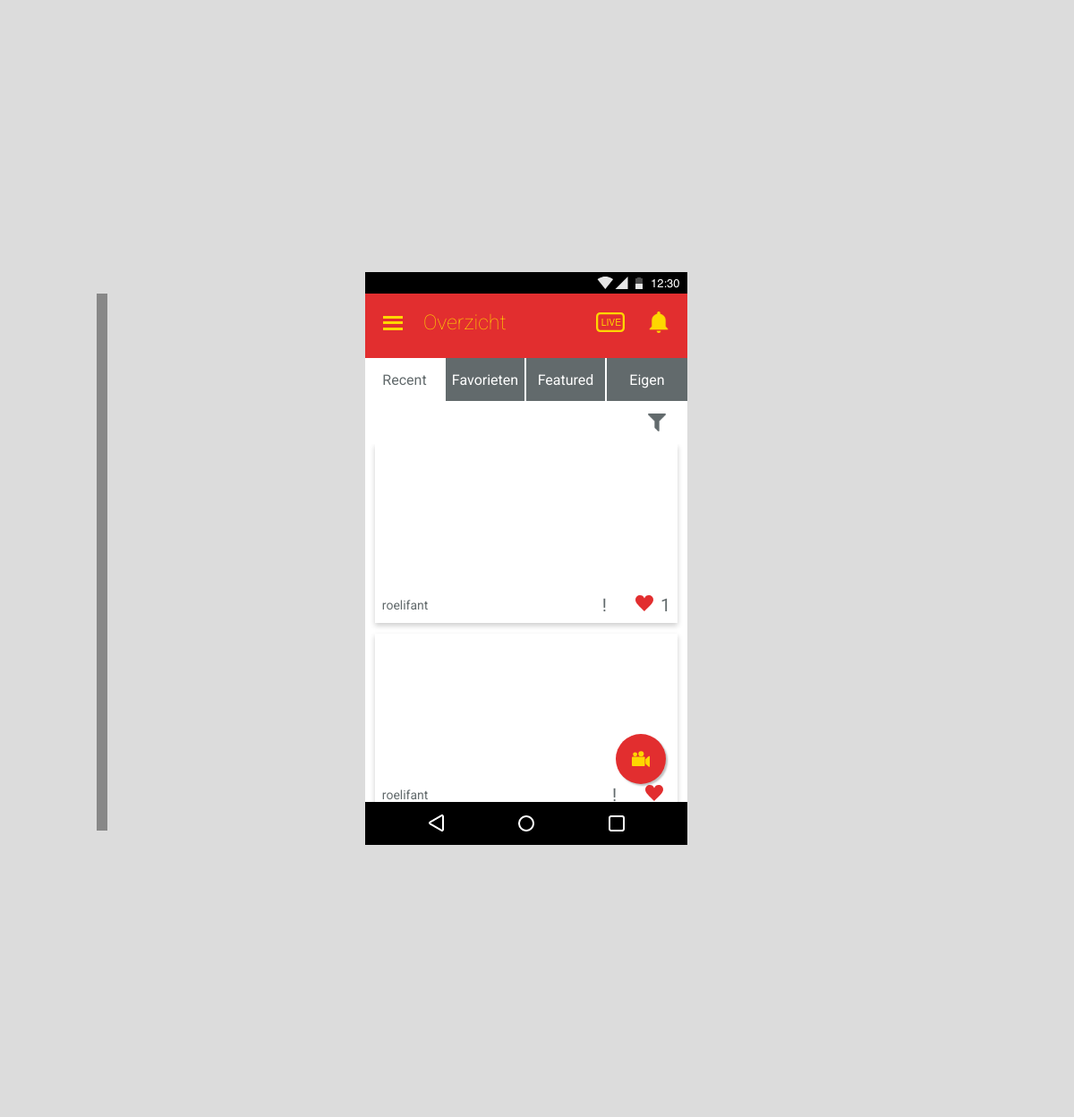
Page /overview.php (signed in) on the committed database.
### tables this page shows
CREATE TABLE `videos` (
  `id` int(11) NOT NULL,
  `data` varchar(200) NOT NULL,
  `tumbnail` varchar(200) NOT NULL,
  `uploader` varchar(200) NOT NULL,
  `votes` int(11) NOT NULL,
  `status` varchar(200) NOT NULL
);

### classes/Video.php (called while the page is built, shortened)
<?php
    class Video
    {
        private $m_iVotes;
        private $m_bVoted;
        public function __set($p_sProperty, $p_vValue)
        {
            switch ($p_sProperty) {
                case "Votes":
                    $this->m_iVotes = $p_vValue;
                    break;
                case "Voted":
                    $this->m_bVoted = $p_vValue;
                    break;
            }
        }
        public function __get($p_sProperty)
        {
            switch ($p_sProperty) {
                case "Votes":
                    return $this->m_iVotes;
                    break;
                case "Voted":
                    return $this->m_bVoted;
                    break;
            }
        }
        public function checkVote($p_iVideoid, $p_iUserid){
            $conn = Db::getInstance();
            $statement1 = $conn->prepare("SELECT * FROM stemmen WHERE video_id = :video_id;");
            $statement1->bindValue(":video_id", $p_iVideoid);
            $statement1->execute();
            $res = $statement1->fetchAll(\PDO::FETCH_ASSOC);
            $rows = count($res);
            $this->Votes = $rows;
            $statement2 = $conn->prepare("SELECT * FROM stemmen WHERE video_id = :video_id AND user_id = :user_id;");
            $statement2->bindValue(":user_id", $p_iUserid);
            $statement2->bindValue(":video_id", $p_iVideoid);
            $statement2->execute();
            $res2 = $statement2->fetchAll(\PDO::FETCH_ASSOC);
            $rows2 = count($res2);
            if($rows2 > 0){
                $this->Voted = true;
            } else {
                $this->Voted = false;
            }
        }
        public function printRecent(){
            $conn = Db::getInstance();
            $statement = $conn->prepare("SELECT * FROM videos ORDER BY id DESC;");
            $statement->execute();
            return $statement->fetchAll(PDO::FETCH_ASSOC);
        }
    }

### overview.php (the view, shortened to what this page needs)
<?php
    $videos = new Video;
    $res = $videos->printRecent();
?><!DOCTYPE html>
<html lang="en">
<head>
</head>
</head>
<body>
    <div class="container">
        <div class="fill">
        </div>
        <div class="scherm">
            <img class="sysbar" src="images/sysbar-top.png" alt="android systeem balk" />
            <?php include_once("includes/mainHeader.php"); ?>
            <main>
               <nav>
                  <a href="overview.php">Recent</a>
                  <a href="overview2.php">Favorieten</a>
                  <a href="overview3.php">Featured</a>
                  <a id="last-child" href="overview4.php">Eigen</a>
                  <div>
                     <img id="filter" src="images/ic_filter.svg" alt="filter icoon" />
                  </div>
               </nav>
               <div id="videocontainer">
                <?php foreach ( $res as $key => $video): ?>
                  <div class="video">
                     <div class="imgcontainer">
                        <video src="<?php echo "uploads/videos/" . $video["data"]?>" alt="video thumbnail">
                     </div>
                     <div class="actionbar">
                        <p class="naam"><?php echo $video["uploader"]?></p>
                        <div class="right-actions">
                           <p class="report">!</p>
                           <a href="#" class="stem">
                               <img src="images/ic_favorite.svg" alt="markeer als favoriet" />
                            </a>
                            <p><?php $videos->checkVote($video["id"], $_SESSION["userid"]);
        if($videos->Voted == true){
                                echo $videos->Votes;
    }
                                ?>
                            </p>
                        </div>
                     </div>
                  </div>
                  <?php endforeach; ?>
               </div>
               <button id="upload"><img src="images/ic_camera.svg" alt="opnemen camera icoon" /></button>
            </main>
            <img class="sysbar" src="images/navbar-bot.png" alt="android navigatie balk" />
        </div>
        <div class="fill">
        </div>
    </div>
</body>
</html>

### overview.php (style rules this page uses)
* { margin: 0; padding: 0; font-family: 'Roboto', sans-serif; }
html { background: #FFF; }
body { width: 100vw; height: 100vh; background: Gainsboro; }
.container { width: 80%; height: 100%; display: flex; overflow-y: visible; margin: auto; }
main { width: 360px; height: 496px; background: #FFF; overflow-y: auto; }
.scherm { position: relative; background: Gainsboro; height: 640px; width: 360px; margin-top: auto; margin-bottom: auto; }
.fill { position: relative; background: Gainsboro; height: 100%; width: 30%; z-index: 500; }
.scherm .sysbar:first-child { width: 100%; margin-bottom: -4px; z-index: 1000; }
.scherm .sysbar:not(:first-child) { position: absolute; left: 0; bottom: 0; z-index: 1000; }
button#upload { width: 56px; height: 56px; position: absolute; display: flex; align-items: center; justify-content: center; background-color: #E22E2F; border: none; outline: none; border-radius: 50%; -webkit-box-shadow: 2px 2px 2px 0px rgba(0,0,0,0.25); -moz-box-shadow: 2px 2px 2px 0px rgba(0,0,0,0.25); box-shadow: 2px 2px 2px 0px rgba(0,0,0,0.25); }
button { position: absolute; overflow: hidden; bottom: 68px; right: 24px; z-index: 0; }
button:after { content: ''; position: absolute; top: 50%; left: 50%; width: 5px; height: 5px; background: rgba(255, 255, 255, .5); opacity: 0; border-radius: 100%; transform: scale(1, 1) translate(-50%); transform-origin: 50% 50%; }
button#upload img { width: 20px; }
nav { height: 48px; width: 100%; position: absolute; z-index: 1; }
nav a { width: calc(25% - 2px); height: 100%; border-right: 2px solid #FFF; background-color: #626A6C; float: left; display: flex; align-items: center; justify-content: center; text-decoration: none; color: #FFF; }
nav a:first-child { background-color: #FFF; color: #626A6C; }
#last-child { border: none; width: 25%; }
nav div { position: relative; width: 100%; height: 48px; background-color: #FFF; margin-top: 48px; display: flex; align-items: center; justify-content: flex-end; }
#filter { width: 20px; margin-right: 24px; }
#videocontainer { position: relative; margin-top: 96px; }
.video { position: relative; width: 94%; height: 200px; margin: 0 auto; clear: both; margin-bottom: 12px; -webkit-box-shadow: 0px 3px 6px 0px rgba(0,0,0,0.20); -moz-box-shadow: 0px 3px 6px 0px rgba(0,0,0,0.20); box-shadow: 0px 3px 6px 0px rgba(0,0,0,0.20); }
.video .imgcontainer { width: 100%; height: calc(100% - 40px); overflow: hidden; }
.video img { width: 100%; border-radius: 4px; }
.video .actionbar { height: 40px; width: 100%; position: absolute; bottom: 0; left: 0; display: flex; align-items: center; justify-content: space-between; }
.video .actionbar p { color: #626A6C; font-size: 14px; margin-left: 8px; }
.video .actionbar .right-actions { margin-right: 8px; display: flex; align-items: center; justify-content: space-between; }
.video .actionbar .right-actions p { font-size: 20px; }
.video .actionbar .right-actions img { margin-left: 32px; height: 20px; width: 20px; }

### rows in the picture
videos: uploader "roelifant", Votes "1"
videos: uploader "roelifant"

### other values in the picture
SCHERM "Overzicht"
